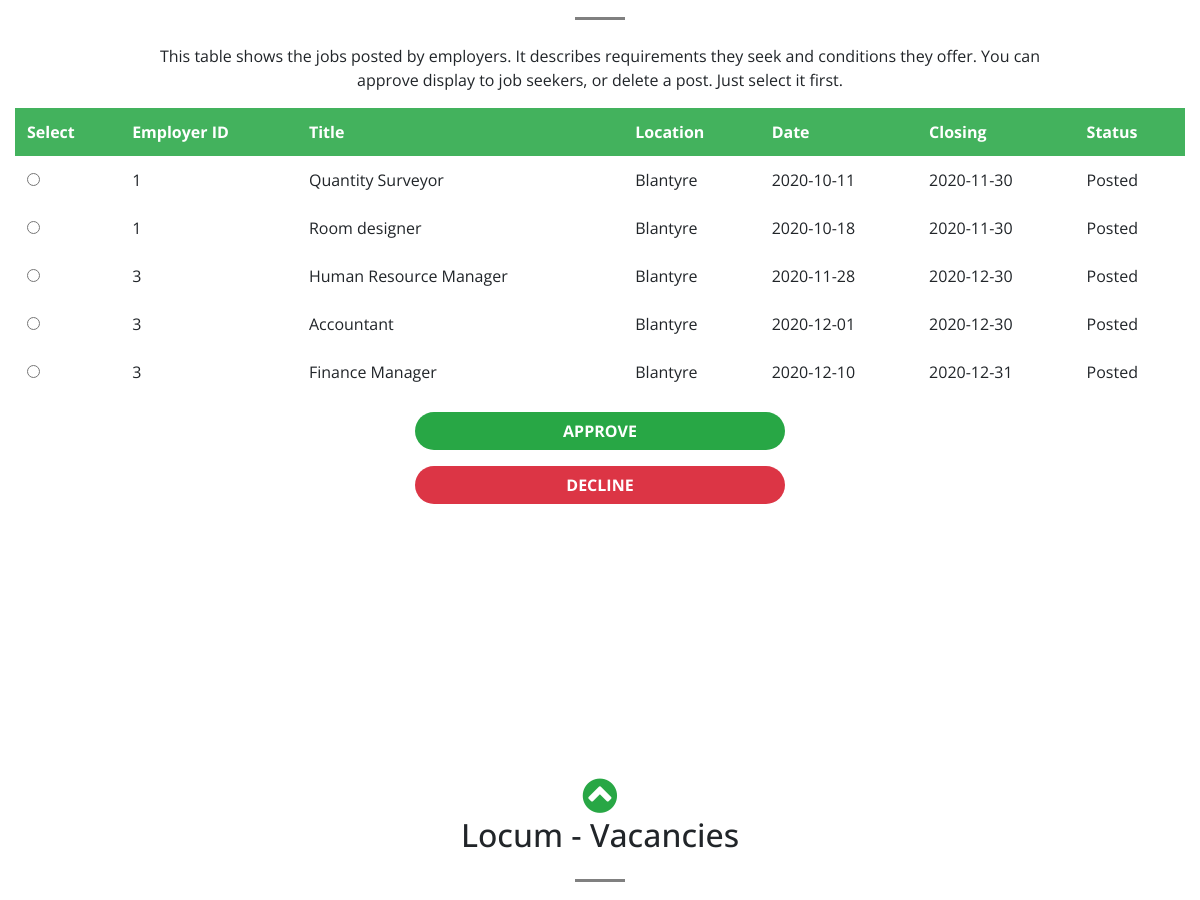
Page /panel.php (signed in, middle part) on the earlier database version.
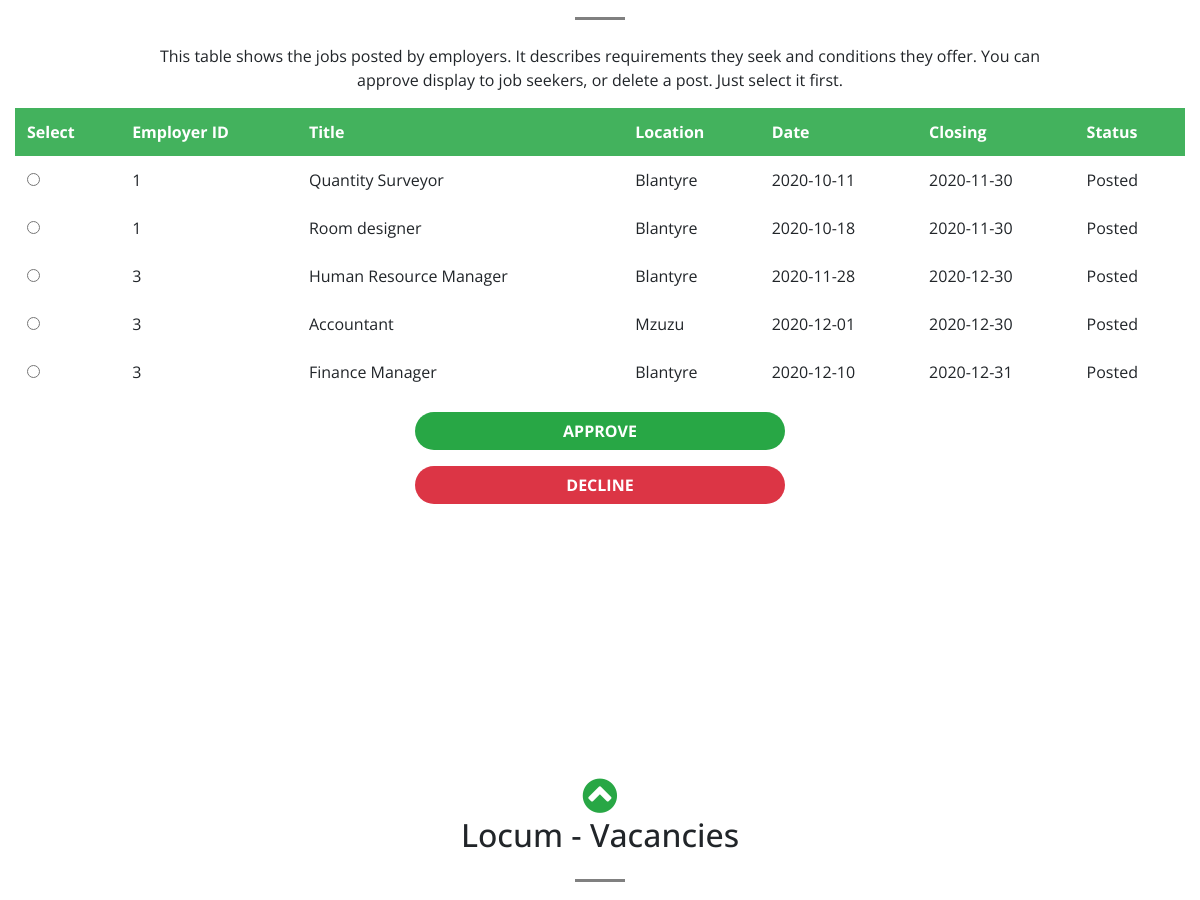
Same page on the later database version.
### tables this page shows
CREATE TABLE `vacancies` (
  `Id` int(7) NOT NULL,
  `EmployerID` int(7) NOT NULL,
  `Date` date NOT NULL,
  `Closing` date NOT NULL,
  `Title` text NOT NULL,
  `Location` text NOT NULL,
  `Description` text,
  `MiniDesc` text NOT NULL,
  `Status` enum('Pending','Posted') NOT NULL
);

### assets/php/admin-postedjobs.php (called while the page is built)
<?php
$queryPosted ="SELECT * FROM vacancies";
$resultsPosted = $connection -> query($queryPosted);
?>

### panel.php (the view, shortened to what this page needs)
<?php
include ('assets/php/connection.php');
?>
<!DOCTYPE html>
<html>
<head>
    <link rel="stylesheet" href="assets/bootstrap/css/bootstrap.min.css">
    <link rel="stylesheet" href="assets/fonts/font-awesome.min.css">
    <link rel="stylesheet" href="assets/css/Animated-Pretty-Product-List-v12.css">
    <link rel="stylesheet" href="assets/css/best-carousel-slide.css">
    <link rel="stylesheet" href="assets/css/Google-Style-Login.css">
    <link rel="stylesheet" href="assets/css/Grid-and-List-view-V10-1.css">
    <link rel="stylesheet" href="assets/css/Grid-and-List-view-V10.css">
    <link rel="stylesheet" href="https://cdnjs.cloudflare.com/ajax/libs/animate.css/3.5.2/animate.min.css">
    <link rel="stylesheet" href="https://cdnjs.cloudflare.com/ajax/libs/aos/2.1.1/aos.css">
    <link rel="stylesheet" href="https://cdnjs.cloudflare.com/ajax/libs/magnific-popup.js/1.1.0/magnific-popup.min.css">
    <link rel="stylesheet" href="assets/css/Login-Form-Clean.css">
</head>
<body id="page-top" style="font-family: 'Open Sans', sans-serif;">
    <section id="vacancies" style="font-family: 'Open Sans', sans-serif;">
        <div class="container-fluid">
            <div class="row">
                <div class="col-lg-12 text-center">
                    <hr class="my-4" style="filter: contrast(0%);">
                    <p class="col-md-10 offset-md-1">This table shows the jobs posted by employers. It describes requirements they seek and conditions they offer. You can approve display to job seekers, or delete a post. Just select it first.</p>
                </div>
            </div>
            <form method="post" action="assets/php/admin-postedit.php">
            <div class="table-responsive table-borderless">
                <table class="table table-bordered table-hover">
                    <thead>
                        <tr class="text-white" style="background-color: rgba(40,167,69,0.87);">
                            <th>Select</th>
                            <th>Employer ID</th>
                            <th>Title</th>
                            <th>Location</th>
                            <th>Date</th>
                            <th data-toggle="tooltip" data-bs-tooltip="" title="Closing date of vacancy">Closing</th>
                            <th data-toggle="tooltip" data-bs-tooltip="" title="Shows if your vacancy is posted after setteling terms">Status</th>
                        </tr>
                    </thead>
                    <tbody>
                        <?php
                            include('assets/php/admin-postedjobs.php');
                            while($rowPosted = $resultsPosted -> fetch_assoc()){
                        ?>
                        <tr>
                            <td><input value="<?php echo $rowPosted['Id']; ?>" name="selected" type="radio"></td>
                            <td><?php echo $rowPosted['EmployerID']; ?></td>
                            <td><?php echo $rowPosted['Title']; ?></td>
                            <td><?php echo $rowPosted['Location']; ?></td>
                            <td><?php echo $rowPosted['Date']; ?></td>
                            <td><?php echo $rowPosted['Closing']; ?></td>
                            <td><?php echo $rowPosted['Status']; ?></td>
                        </tr>
                        <?php
                            }
                        ?>
                    </tbody>
                </table>
            </div>
        </div>
            <div class="form-group text-center col-md-4 offset-md-4"><button class="btn btn-success text-white form-control" type="submit" name="approve">Approve</button></div>
            <div class="form-group text-center col-md-4 offset-md-4"><button class="btn btn-danger text-white form-control" type="submit" name="delete">Decline</button></div>
    </section>
    <section id="locum_vacancies" style="font-family: 'Open Sans', sans-serif;">
        <div class="container-fluid">
            <div class="row">
                <div class="col-lg-12 text-center"><a class="js-scroll-trigger" href="#profile"><i class="fa fa-chevron-circle-up" data-aos="zoom-in" data-aos-duration="400" data-aos-delay="400" style="font-size: 40px;color: #28a745;"></i></a>
                    <h2 class="section-heading">Locum - Vacancies</h2>
                    <hr class="my-4" style="filter: contrast(0%);">
                </div>
            </div>
        </div>
    </section>
</body>
</html>

Differences in the rows shown:
changed vacancies "Accountant": Location "Blantyre" → "Mzuzu"
